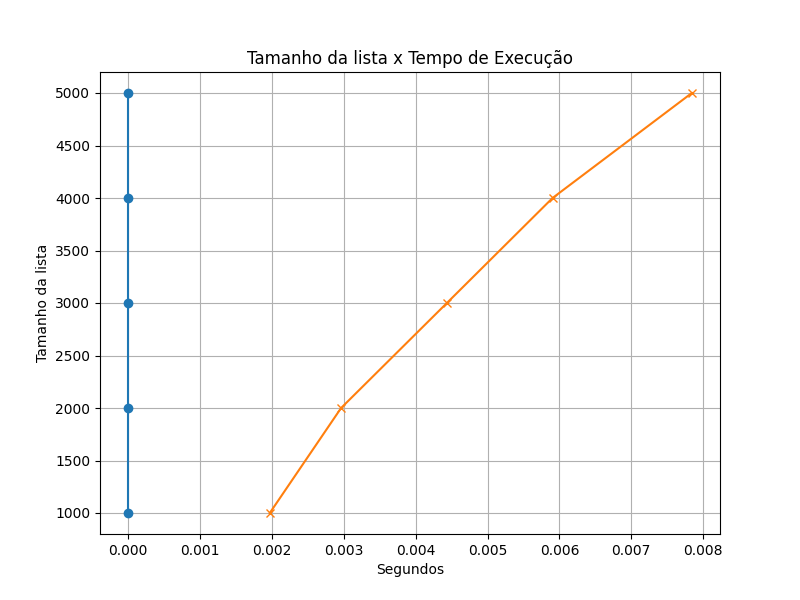

Generate this figure with Python:
import multiprocessing
from multiprocessing import Pool
import sys
import random
import time
import matplotlib.pyplot as plt

def merge(left, right):
    result = []
    i = j = 0
    while i < len(left) and j < len(right):
        if left[i] <= right[j]:
            result.append(left[i])
            i += 1
        else:
            result.append(right[j])
            j += 1
    result.extend(left[i:])
    result.extend(right[j:])
    return result

def merge_sort(arr):
    if len(arr) <= 1:
        return arr
    mid = len(arr) // 2
    left = arr[:mid]
    right = arr[mid:]
    sorted_left = merge_sort(left)
    sorted_right = merge_sort(right)
    return merge(sorted_left, sorted_right)

def parallel_merge_sort(arr):
    if len(arr) <= 1:
        return arr
    mid = len(arr) // 2
    left = arr[:mid]
    right = arr[mid:]
    with Pool() as pool:
        sorted_left, sorted_right = pool.map(merge_sort, [left, right])
    return merge(sorted_left, sorted_right)

if __name__ == '__main__':
    tempo_paralell = [0]*5
    tempo_seq = [0]*5
    for i in range(5):
        array = [random.randint(0, 100) for _ in range(1000*(i+1))]

        inicio_paralell = time.time()
        parallel_result = parallel_merge_sort(array.copy())
        fim_paralell = time.time()
        tempo_paralell[i] = fim_paralell - inicio_paralell

        inicio_seq = time.time()
        seq_result = merge_sort(array.copy())
        fim_seq = time.time()
        tempo_paralell[i] = fim_seq - inicio_seq

        plt.figure(figsize=(8, 6))
        plt.plot(tempo_seq, [1000*(i+1) for i in range(0, 5)], marker='o')
        plt.plot(tempo_paralell, [1000*(i+1) for i in range(0, 5)], marker='x')
        plt.title('Tamanho da lista x Tempo de Execução')
        plt.xlabel('Segundos')
        plt.ylabel('Tamanho da lista')
        plt.grid(True)
        plt.savefig("tp2_ex53.png")